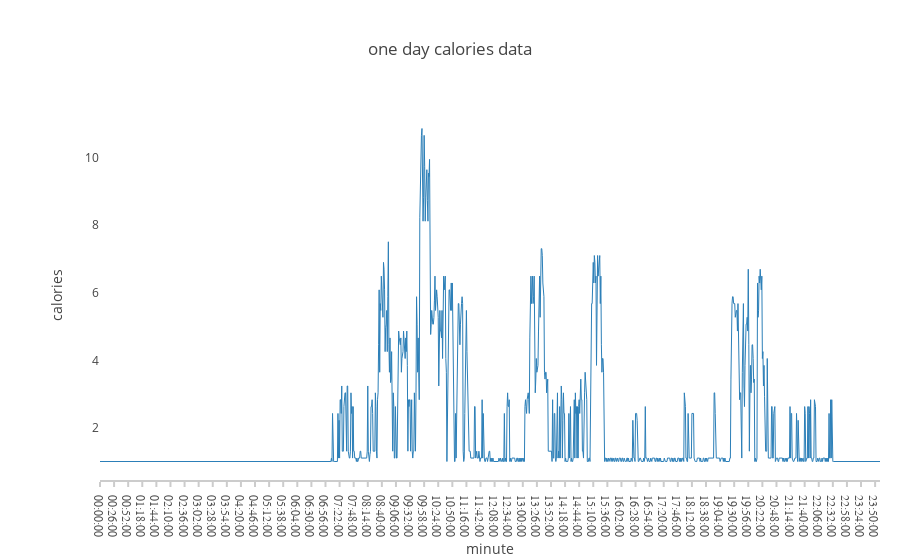

Source (notebook cell):
### Code cell
# My yesterday calories
calories = caloriesdf['Calories']
time = caloriesdf['Time']

trace = go.Scatter(
    x = time,
    y = calories,
    mode = 'lines',
    name = 'calories',
        line = dict(
        color = ('rgb(44,127,184)'),
        width = 1)
)
data=[trace]
layout = go.Layout(
    title='one day calories data',
    xaxis=dict(
        title='minute',
        showline=True,
        showgrid=False,
        showticklabels=True,
        linecolor='rgb(204, 204, 204)',
        linewidth=2,
        ticks='outside',
        tickcolor='rgb(204, 204, 204)',
        tickwidth=2,
        ticklen=5,
        tickfont=dict(
            family='Arial',
            size=12,
            color='rgb(82, 82, 82)',
        ),
    ),
    yaxis=dict(
        title='calories',
        showgrid=False,
        zeroline=False,
        showline=False,
#         showticklabels=False,
    ),
    autosize=False,
    margin=dict(
        autoexpand=False,
        l=100,
        r=20,
        t=110,
    ),
    showlegend=False
)


fig = go.Figure(data=data, layout=layout)
iplot(fig)

### Figure 1 — Plotly figure (JSON) as saved in the notebook; plotly's stock layout.template omitted (floating-point values rounded to 4 significant figures; data arrays with more than 128 entries replaced by an {"elided": "..."} marker saying what was removed)
{"data": [{"line": {"color": "rgb(44,127,184)", "width": 1}, "mode": "lines", "name": "calories", "type": "scatter", "uid": "1b948862-6d05-4033-8380-147efbed5e2c", "x": {"elided": "1440 str values"}, "y": {"elided": "1440 float values"}}], "layout": {"autosize": false, "margin": {"autoexpand": false, "l": 100, "r": 20, "t": 110}, "showlegend": false, "title": {"text": "one day calories data"}, "xaxis": {"linecolor": "rgb(204, 204, 204)", "linewidth": 2, "showgrid": false, "showline": true, "showticklabels": true, "tickcolor": "rgb(204, 204, 204)", "tickfont": {"color": "rgb(82, 82, 82)", "family": "Arial", "size": 12}, "ticklen": 5, "ticks": "outside", "tickwidth": 2, "title": {"text": "minute"}}, "yaxis": {"showgrid": false, "showline": false, "title": {"text": "calories"}, "zeroline": false}}}
